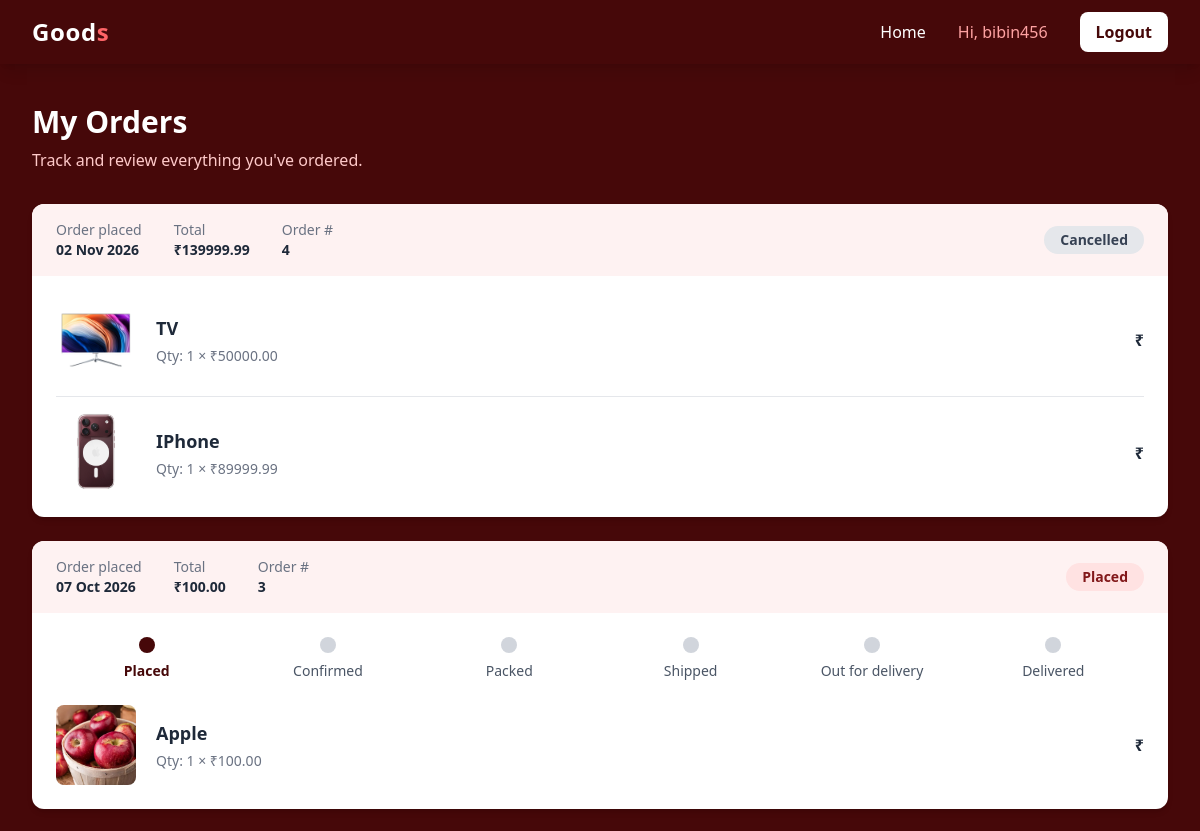
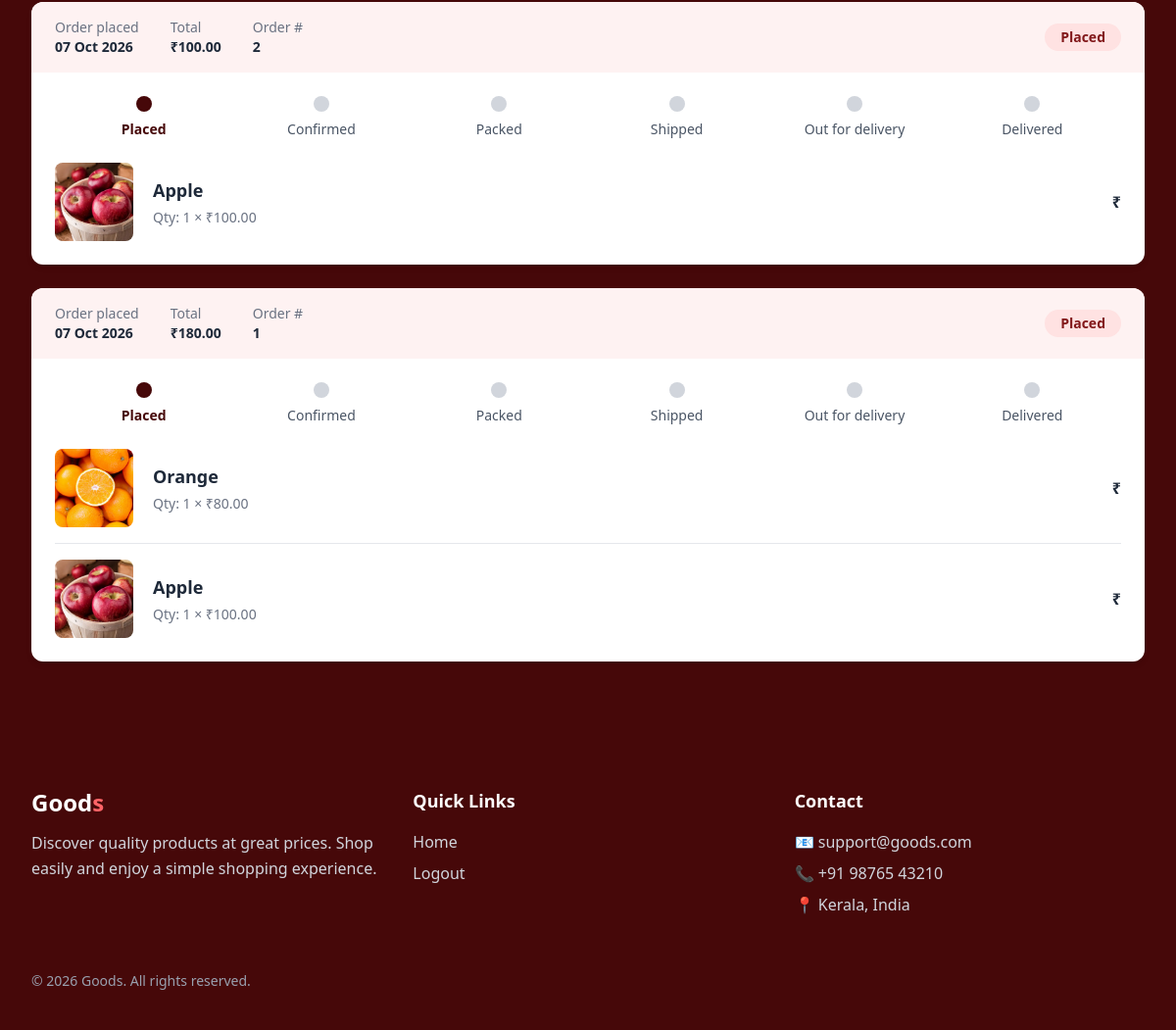
/cart/orders/ (signed in), run on the app's committed database (2 pictures, top to bottom).
### cart/models.py (models this page shows, shortened)
class Order(models.Model):
    STATUS_CHOICES = [
        ("PENDING_PAYMENT", "Pending payment"),
        ("PLACED", "Placed"),
        ("CONFIRMED", "Confirmed"),
        ("PACKED", "Packed"),
        ("SHIPPED", "Shipped"),
        ("OUT_FOR_DELIVERY", "Out for delivery"),
        ("DELIVERED", "Delivered"),
        ("CANCELLED", "Cancelled"),
    ]
    user = models.ForeignKey(User, on_delete=models.CASCADE)
    total_amount = models.DecimalField(max_digits=10, decimal_places=2)
    staus = models.CharField(max_length=30, choices=STATUS_CHOICES, default="PLACED")
    full_name = models.CharField(max_length=100, blank=True)
    phone = models.CharField(max_length=10, blank=True)
    address = models.TextField(blank=True)
    city = models.CharField(max_length=100, blank=True)
    state = models.CharField(max_length=100, blank=True)
    pincode = models.CharField(max_length=6, blank=True)
    payment_method = models.CharField(max_length=20, default="COD")
    created_at = models.DateTimeField(auto_now_add=True)

class OrderItem(models.Model):
    order = models.ForeignKey(Order, on_delete=models.CASCADE, related_name="items")
    product = models.ForeignKey(Home, on_delete=models.PROTECT)
    quantity = models.PositiveIntegerField()
    price = models.DecimalField(max_digits=10, decimal_places=2)

### app/models.py (models this page shows, shortened)
class Home(models.Model):
    category=models.ForeignKey(Category,on_delete=models.CASCADE)
    name = models.CharField(max_length=100)
    price = models.DecimalField(max_digits=8 ,decimal_places=2)
    description = models.TextField()
    image = models.ImageField(
        upload_to='home/'
    )
    stock = models.PositiveBigIntegerField(default=0)
    is_available = models.BooleanField(default=True)

### cart/views.py (the view)
# urls.py: path("orders/", views.order_view, name="orders"),
def order_view(request):
    orders = (
        Order.objects.filter(user=request.user)
        .prefetch_related("items__product")
        .order_by("-created_at")
    )
    return render(request, "orders.html", {"orders": orders})

### templates/orders.html (shortened to what this page needs)
{% extends "base.html" %}
{% block content %}
<div class="max-w-7xl mx-auto px-4 sm:px-6 lg:px-8 py-10">
    <div class="mb-8">
        <h1 class="text-3xl font-bold text-white">
            My Orders
        </h1>
        <p class="text-red-200 mt-2">
            Track and review everything you've ordered.
        </p>
    </div>
    {% if orders %}
    <div class="space-y-6">
        {% for order in orders %}
        <div class="bg-white rounded-xl shadow-md overflow-hidden">
            <div class="bg-red-50 px-6 py-4
                        flex flex-col sm:flex-row
                        sm:items-center sm:justify-between gap-3">
                <div class="flex flex-wrap gap-x-8 gap-y-2 text-sm">
                    <div>
                        <p class="text-gray-500">Order placed</p>
                        <p class="font-semibold text-gray-800">
                            {{ order.created_at|date:"d M Y" }}
                        </p>
                    </div>
                    <div>
                        <p class="text-gray-500">Total</p>
                        <p class="font-semibold text-gray-800">
                            ₹{{ order.total_amount }}
                        </p>
                    </div>
                    <div>
                        <p class="text-gray-500">Order #</p>
                        <p class="font-semibold text-gray-800">
                            {{ order.id }}
                        </p>
                    </div>
                </div>
                {% if order.staus == "CANCELLED" %}
                    <span class="inline-block px-4 py-1 rounded-full text-sm font-semibold
                                 bg-gray-200 text-gray-700">
                {% elif order.staus == "DELIVERED" %}
                    <span class="inline-block px-4 py-1 rounded-full text-sm font-semibold
                                 bg-green-100 text-green-700">
                {% else %}
                    <span class="inline-block px-4 py-1 rounded-full text-sm font-semibold
                                 bg-red-100 text-red-900">
                {% endif %}
                    {{ order.get_staus_display }}
                </span>
            </div>
            {% if order.staus != "CANCELLED" %}
            <div class="px-6 pt-6">
                <div class="flex items-center justify-between text-xs sm:text-sm text-center">
                    <div class="flex-1">
                        <div class="w-4 h-4 mx-auto rounded-full bg-red-950"></div>
                        <p class="mt-2 font-semibold text-red-950">Placed</p>
                    </div>
                    <div class="flex-1">
                        <div class="w-4 h-4 mx-auto rounded-full
                            {% if order.staus == 'CONFIRMED' or order.staus == 'PACKED' or order.staus == 'SHIPPED' or order.staus == 'OUT_FOR_DELIVERY' or order.staus == 'DELIVERED' %}bg-red-950{% else %}bg-gray-300{% endif %}"></div>
                        <p class="mt-2 text-gray-600">Confirmed</p>
                    </div>
                    <div class="flex-1">
                        <div class="w-4 h-4 mx-auto rounded-full
                            {% if order.staus == 'PACKED' or order.staus == 'SHIPPED' or order.staus == 'OUT_FOR_DELIVERY' or order.staus == 'DELIVERED' %}bg-red-950{% else %}bg-gray-300{% endif %}"></div>
                        <p class="mt-2 text-gray-600">Packed</p>
                    </div>
                    <div class="flex-1">
                        <div class="w-4 h-4 mx-auto rounded-full
                            {% if order.staus == 'SHIPPED' or order.staus == 'OUT_FOR_DELIVERY' or order.staus == 'DELIVERED' %}bg-red-950{% else %}bg-gray-300{% endif %}"></div>
                        <p class="mt-2 text-gray-600">Shipped</p>
                    </div>
                    <div class="flex-1">
                        <div class="w-4 h-4 mx-auto rounded-full
                            {% if order.staus == 'OUT_FOR_DELIVERY' or order.staus == 'DELIVERED' %}bg-red-950{% else %}bg-gray-300{% endif %}"></div>
                        <p class="mt-2 text-gray-600">Out for delivery</p>
                    </div>
                    <div class="flex-1">
                        <div class="w-4 h-4 mx-auto rounded-full
                            {% if order.staus == 'DELIVERED' %}bg-green-600{% else %}bg-gray-300{% endif %}"></div>
                        <p class="mt-2 text-gray-600">Delivered</p>
                    </div>
                </div>
            </div>
            {% endif %}
            <div class="p-6 space-y-4">
                {% for item in order.items.all %}
                <div class="flex flex-col sm:flex-row gap-5 items-center">
                    <div class="w-20 h-20 shrink-0">
                        <img
                            src="{{ item.product.image.url }}"
                            alt="{{ item.product.name }}"
                            class="w-full h-full object-cover rounded-lg"
                        >
                    </div>
                    <div class="flex-1 text-center sm:text-left">
                        <a href="{% url 'details' item.product.id %}"
                           class="text-lg font-semibold text-gray-800 hover:text-red-900 transition">
                            {{ item.product.name }}
                        </a>
                        <p class="text-gray-500 text-sm mt-1">
                            Qty: {{ item.quantity }} × ₹{{ item.price }}
                        </p>
                    </div>
                    <div class="text-center sm:text-right">
                        <p class="font-bold text-gray-800">
                            ₹{{ item.line_total }}
                        </p>
                    </div>
                </div>
                {% if not forloop.last %}
                <hr class="border-gray-200">
                {% endif %}
                {% endfor %}
            </div>
        </div>
        {% endfor %}
    </div>
    {% endif %}
</div>
{% endblock %}

### templates/base.html (shortened to what this page needs)
{% load static %}
<!DOCTYPE html>
<html lang="en">
<head>
    <script src="https://cdn.jsdelivr.net/npm/@tailwindcss/browser@4"></script>
</head>
<body class="bg-red-950 text-gray-800 min-h-screen flex flex-col">
    <nav class="bg-red-950 text-white shadow-lg sticky top-0 z-50">
        <div class="max-w-7xl mx-auto px-4 sm:px-6 lg:px-8">
            <div class="flex items-center justify-between h-16">
                <a href="{% url 'home' %}"
                   class="text-2xl font-bold tracking-wide hover:text-red-300 transition">
                    Good<span class="text-red-400">s</span>
                </a>
                <div class="hidden md:flex items-center gap-8">
                    <a href="{% url 'home' %}"
                       class="hover:text-red-300 transition duration-300">
                        Home
                    </a>
                    {% if user.is_authenticated %}
                        <span class="text-red-300">
                            Hi, {{ user.username }}
                        </span>
                        <a href="{% url 'logout' %}"
                           class="bg-white text-red-950 px-4 py-2 rounded-lg font-semibold hover:bg-red-100 transition duration-300">
                            Logout
                        </a>
                    {% endif %}
                </div>
            </div>
        </div>
    </nav>
    <main class="flex-grow">
        {% block content %}
        {% endblock %}
    </main>
    <footer class="bg-red-950 text-white mt-12">
        <div class="max-w-7xl mx-auto px-4 sm:px-6 lg:px-8 py-10">
            <div class="grid grid-cols-1 md:grid-cols-3 gap-8">
                <div>
                    <h2 class="text-2xl font-bold">
                        Good<span class="text-red-400">s</span>
                    </h2>
                    <p class="text-gray-300 mt-3 leading-relaxed">
                        Discover quality products at great prices.
                        Shop easily and enjoy a simple shopping experience.
                    </p>
                </div>
                <div>
                    <h3 class="text-lg font-semibold mb-4">
                        Quick Links
                    </h3>
                    <div class="flex flex-col gap-2">
                        <a href="{% url 'home' %}"
                           class="text-gray-300 hover:text-white transition">
                            Home
                        </a>
                        {% if user.is_authenticated %}
                            <a href="{% url 'logout' %}"
                               class="text-gray-300 hover:text-white transition">
                                Logout
                            </a>
                        {% endif %}
                    </div>
                </div>
                <div>
                    <h3 class="text-lg font-semibold mb-4">
                        Contact
                    </h3>
                    <p class="text-gray-300">
                        📧 support@goods.com
                    </p>
                    <p class="text-gray-300 mt-2">
                        📞 +91 98765 43210
                    </p>
                    <p class="text-gray-300 mt-2">
                        📍 Kerala, India
                    </p>
                </div>
            </div>
            <div class=" mt-8 pt-6
                        flex flex-col md:flex-row
                        justify-between items-center gap-3">
                <p class="text-gray-400 text-sm">
                    © 2026 Goods. All rights reserved.
                </p>
            </div>
        </div>
    </footer>
</body>
</html>

### data on the page
Order: created_at "02 Nov 2026", total_amount "139999.99", id "4", staus "Cancelled"
OrderItem: product.image (picture), product.name "TV", quantity "1", price "50000.00"
OrderItem: product.image (picture), product.name "IPhone", quantity "1", price "89999.99"
Order: created_at "07 Oct 2026", total_amount "100.00", id "3", staus "Placed", shows "Confirmed"
OrderItem: product.image (picture), product.name "Apple", quantity "1", price "100.00"
Order: created_at "07 Oct 2026", total_amount "100.00", id "2", staus "Placed", shows "Confirmed"
OrderItem: product.image (picture), product.name "Apple", quantity "1", price "100.00"
Order: created_at "07 Oct 2026", total_amount "180.00", id "1", staus "Placed", shows "Confirmed"
OrderItem: product.image (picture), product.name "Orange", quantity "1", price "80.00"
OrderItem: product.image (picture), product.name "Apple", quantity "1", price "100.00"

### other printed values
{{ user.username }} "bibin456"
